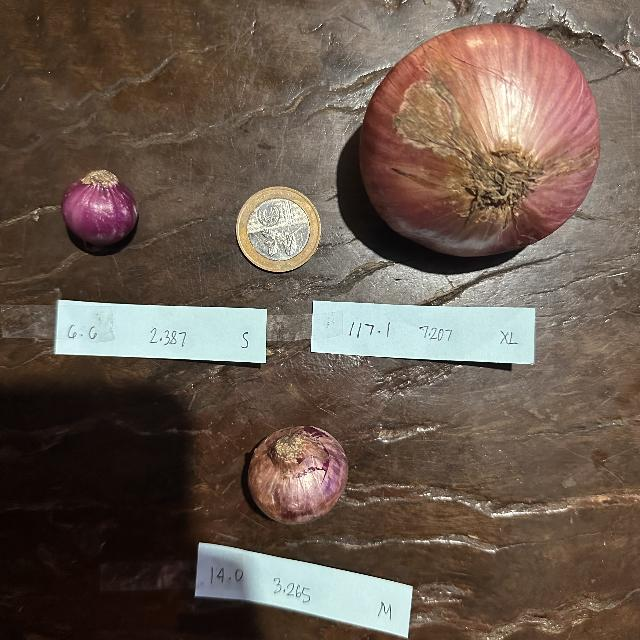
#> input picture backend/tests/assets/csrp_multiple_onions.jpg, 640 x 640 px
$ python measure.py ../../tests/assets/csrp_multiple_onions.jpg out.png
#> lines starting #> are read from the running program, lines starting #| are printed output that depends on the picture
"""OnionEye sizing: photo of onions on the calibration sheet -> diameter (mm) of each onion.

No training data needed. Steps:
  1. find the 4 ArUco markers -> homography from the photo to the flat sheet (in mm)
  2. warp the photo to a top-down view at PX_PER_MM
  3. onions = "not white paper" pixels inside the placement area (the sheet is white, so this is easy)
  4. per onion: diameter = short side of the minimum-area rectangle (what a sizing ring measures),
     plus the long side, area and an equivalent-circle diameter

Usage:
    python measure.py photo.jpg [out.jpg]
From the backend:
    res = measure(img_bgr)              # onions found by colour alone
    res = measure(img_bgr, boxes=[...]) # or: one onion per detector box (x1,y1,x2,y2 in photo pixels)
"""
import sys
import cv2
import numpy as np

from .calib_sheet import DICT, SHEET_W, SHEET_H, TRAY, marker_corners_mm

PX_PER_MM = 4.0          # resolution of the top-down view
MIN_ONION_MM = 15.0      # blobs smaller than this are ignored (dirt, peel flakes)


class CalibrationError(Exception):
    pass


def find_homography(img):
    """Photo -> sheet-mm homography from the ArUco markers. Needs at least 2 markers (8 points)."""
    gray = cv2.cvtColor(img, cv2.COLOR_BGR2GRAY)
    det = cv2.aruco.ArucoDetector(cv2.aruco.getPredefinedDictionary(DICT), cv2.aruco.DetectorParameters())
    corners, ids, _ = det.detectMarkers(gray)
    if ids is None:
        raise CalibrationError("No calibration markers found. Keep all 4 corner markers in the photo.")
    src, dst, found = [], [], []
    for c, i in zip(corners, ids.flatten()):
        if i in (0, 1, 2, 3):
            src.append(c.reshape(4, 2)); dst.append(marker_corners_mm(int(i))); found.append(int(i))
    if len(found) < 2:
        raise CalibrationError(f"Only marker(s) {found} visible; need at least 2 (all 4 is best).")
    H, _ = cv2.findHomography(np.concatenate(src), np.concatenate(dst), cv2.RANSAC, 3.0)
    return H, sorted(found)


# [26 lines left out: functions onion_mask, contour_stats, not called in this run]


def measure(img, boxes=None):
    H, markers = find_homography(img)
    S = np.diag([PX_PER_MM, PX_PER_MM, 1.0]) @ H
    size = (int(SHEET_W * PX_PER_MM), int(SHEET_H * PX_PER_MM))
    top = cv2.warpPerspective(img, S, size, flags=cv2.INTER_LINEAR, borderValue=(255, 255, 255))
    mask = onion_mask(top)

    regions = []
    if boxes is None:
        n, lab, st, _ = cv2.connectedComponentsWithStats(mask)
        regions = [(lab == i).astype(np.uint8) * 255 for i in range(1, n)]
    else:
        for (x1, y1, x2, y2) in boxes:   # map each detector box to the top-down view, keep the biggest blob in it
            pts = cv2.perspectiveTransform(np.float32([[[x1, y1], [x2, y1], [x2, y2], [x1, y2]]]), S)[0]
            poly = np.zeros_like(mask); cv2.fillPoly(poly, [pts.astype(np.int32)], 255)
            regions.append(cv2.bitwise_and(mask, poly))

    onions = []
    for r in regions:
        cnts, _ = cv2.findContours(r, cv2.RETR_EXTERNAL, cv2.CHAIN_APPROX_NONE)
        if not cnts:
            onions.append(None); continue
        c = max(cnts, key=cv2.contourArea)
        s = contour_stats(c)
        if boxes is None and s["equiv_diameter_mm"] < MIN_ONION_MM:
            continue
        # an onion cut by the placement-area edge would be measured too small -> flag it
        x, y, w, h = cv2.boundingRect(c)
        tx0, ty0, tx1, ty1 = [int(v * PX_PER_MM) for v in TRAY]
        s["touches_edge"] = x <= tx0 + 1 or y <= ty0 + 1 or x + w >= tx1 - 1 or y + h >= ty1 - 1
        s["contour_px"] = c
        onions.append(s)
    return {"markers_found": markers, "onions": onions, "topdown": top, "mask": mask, "S": S}


COIN_MM = {"inr10": 27.0, "inr5": 23.0, "inr2": 23.0, "inr1": 21.93}   # current Indian coins


# [45 lines left out: functions onion_outline_in_box, measure_with_coin, draw, not called in this run]


if __name__ == "__main__":   # python -m app.cv.measure photo.jpg out.jpg
    img = cv2.imread(sys.argv[1])
#> img is the input picture: shape (640, 640, 3); mean B, G, R 78.7, 89.9, 105.7
    res = measure(img)
#> in find_homography, `gray = cv2.cvtColor(img, cv2.COLOR_BGR2GRAY)`:
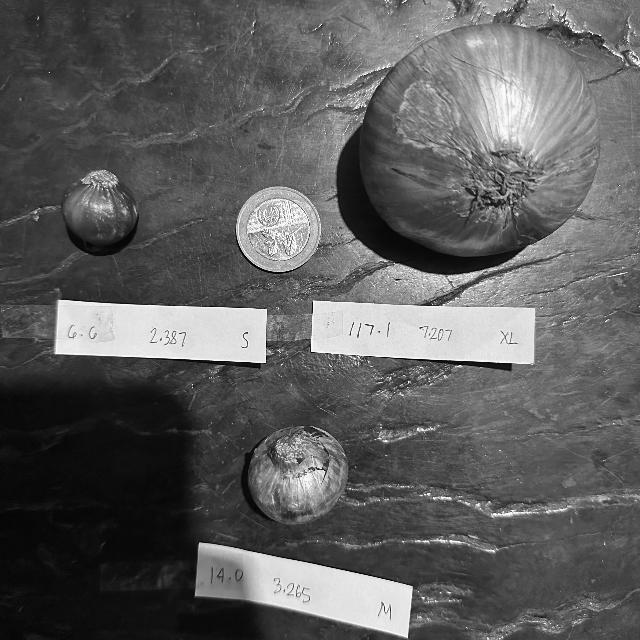
#> gray: shape (640, 640); min 0, max 255, mean 93.4
#> in find_homography, `corners, ids, _ = det.detectMarkers(gray)`: corners = (); ids = None
#> (the run stopped early here; a loop or call above may not have finished)
